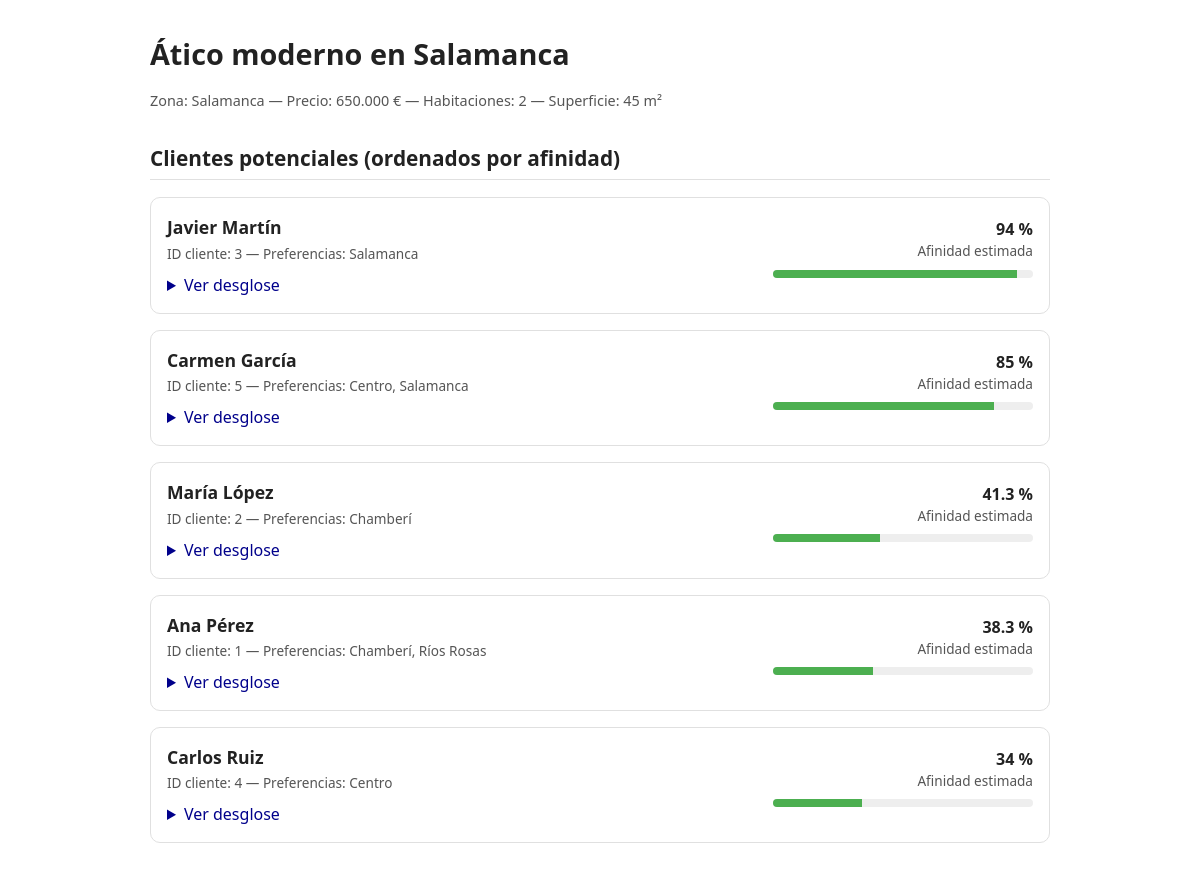
The app's page /index.php?id=2 with its own data.
### tables this page shows
CREATE TABLE properties (
    id INT AUTO_INCREMENT PRIMARY KEY,
    title VARCHAR(255) NOT NULL,
    zone VARCHAR(100) NOT NULL,
    price DECIMAL(10,2) NOT NULL,
    rooms INT NOT NULL,
    area INT NOT NULL,
    terrace BOOLEAN DEFAULT FALSE,
    garage BOOLEAN DEFAULT FALSE
);

CREATE TABLE clients (
    id INT AUTO_INCREMENT PRIMARY KEY,
    name VARCHAR(255) NOT NULL,
    preferred_zones JSON NOT NULL,
    min_price DECIMAL(10,2),
    max_price DECIMAL(10,2),
    min_rooms INT,
    max_rooms INT,
    wants_terrace BOOLEAN DEFAULT FALSE,
    wants_garage BOOLEAN DEFAULT FALSE
);

### src/Controllers/PropertyController.php (called while the page is built, shortened)
<?php
class PropertyController {
    private $propertyRepo;
    private $clientRepo;
    private $calculator;
    public function __construct(PropertyRepository $propertyRepo, ClientRepository $clientRepo, AffinityCalculator $calculator) {
        $this->propertyRepo = $propertyRepo;
        $this->clientRepo = $clientRepo;
        $this->calculator = $calculator;
    }
    public function showProperty(int $id): void {
        $property = $this->propertyRepo->getById($id);
        $clients = $this->clientRepo->getClients();
        $matches = [];
        foreach ($clients as $client) {
            $result = $this->calculator->calculate($property, $client);
            $matches[] = [
                'client' => $client,
                'score' => $result['score'],
                'details' => $result['details']
            ];
        }
        usort($matches, fn($a, $b) => $b['score'] <=> $a['score']);
        include __DIR__ . '/../../views/property_view.php';
    }
}

### index.php (called while the page is built, shortened)
<?php
require_once __DIR__ . '/src/Models/Property.php';
require_once __DIR__ . '/src/Models/Client.php';
require_once __DIR__ . '/src/Models/AffinityCalculator.php';
require_once __DIR__ . '/src/Strategies/BasicAffinityStrategy.php';
require_once __DIR__ . '/src/Repositories/MySQLClientRepository.php';
require_once __DIR__ . '/src/Repositories/MySQLPropertyRepository.php';
require_once __DIR__ . '/src/Controllers/PropertyController.php';
$propertyRepo = new MySQLPropertyRepository();
$clientRepo = new MySQLClientRepository();
$strategy = new BasicAffinityStrategy();
$calculator = new AffinityCalculator($strategy);
$controller = new PropertyController($propertyRepo, $clientRepo, $calculator);
$id = $_GET['id'] ?? 1;
$controller->showProperty($id);

### src/Models/Property.php (called while the page is built, shortened)
<?php
class Property {
    public function __construct($id, $title, $zone, $price, $rooms, $hasGarage, $hasTerrace, $areaM2) {
        $this->title = $title;
        $this->zone = $zone;
        $this->price = $price;
        $this->rooms = $rooms;
        $this->hasGarage = $hasGarage;
        $this->hasTerrace = $hasTerrace;
        $this->areaM2 = $areaM2;
    }
}

### src/Repositories/MySQLPropertyRepository.php (called while the page is built, shortened)
<?php
require_once __DIR__ . '/../Config/Database.php';
require_once __DIR__ . '/../Models/Property.php';
require_once __DIR__ . '/../Models/Client.php';
class MySQLPropertyRepository implements PropertyRepository {
    private $conn;
    public function __construct() {
        $database = new Database();
        $this->conn = $database->getConnection();
    }
    public function getById(int $id): ?Property {
        $stmt = $this->conn->prepare("SELECT * FROM properties WHERE id = ?");
        $stmt->execute([$id]);
        $row = $stmt->fetch(PDO::FETCH_ASSOC);
        return $row ? new Property(
            $row['id'],
            $row['title'],
            $row['zone'],
            $row['price'],
            $row['rooms'],
            (bool)$row['garage'],
            (bool)$row['terrace'],
            (int)$row['area'],
        ) : null;
    }
}

### src/Config/Database.php (called while the page is built, shortened)
<?php
class Database {
    private $host = 'localhost';
    private $db_name = 'crm_inmoweb';
    private $username = 'crmuser';
    private $password = 'password_crmuser';
    public function getConnection(): ?PDO {
        $this->conn = null;
        try {
            $this->conn = new PDO(
                "mysql:host={$this->host};dbname={$this->db_name};charset=utf8mb4",
                $this->username,
                $this->password
            );
            $this->conn->setAttribute(PDO::ATTR_ERRMODE, PDO::ERRMODE_EXCEPTION);
        } catch (PDOException $e) {
            echo "Error de conexión: " . $e->getMessage();
        }
        return $this->conn;
    }
}

### src/Repositories/MySQLClientRepository.php (called while the page is built, shortened)
<?php
require_once __DIR__ . '/../Config/Database.php';
require_once __DIR__ . '/../Models/Property.php';
require_once __DIR__ . '/../Models/Client.php';
class MySQLClientRepository implements ClientRepository {
    private $conn;
    public function __construct() {
        $database = new Database();
        $this->conn = $database->getConnection();
    }
    public function getClients(): array {
        $stmt = $this->conn->query("SELECT * FROM clients");
        $clients = [];
        while ($row = $stmt->fetch(PDO::FETCH_ASSOC)) {
            $clients[] = new Client(
                $row['id'],
                $row['name'],
                json_decode($row['preferred_zones'], true),
                $row['min_price'],
                $row['max_price'],
                $row['min_rooms'],
                $row['max_rooms'],
                (bool)$row['wants_garage'],
                (bool)$row['wants_terrace']
            );
        }
        return $clients;
    }
}

### src/Models/AffinityCalculator.php (called while the page is built, shortened)
<?php
class AffinityCalculator {
    public function __construct(AffinityStrategy $strategy) {
        $this->strategy = $strategy;
    }
}

### src/Models/Client.php (called while the page is built, shortened)
<?php
class Client {
    public function __construct($id, $name, $zones, $budgetMin, $budgetMax, $roomsMin, $roomsMax, $needsGarage, $wantsTerrace) {
        $this->preferredZones = $zones;
        $this->budgetMin = $budgetMin;
        $this->budgetMax = $budgetMax;
        $this->roomsMin = $roomsMin;
        $this->roomsMax = $roomsMax;
        $this->needsGarage = $needsGarage;
        $this->wantsTerrace = $wantsTerrace;
    }
}

### src/Strategies/BasicAffinityStrategy.php (called while the page is built, shortened)
<?php
class BasicAffinityStrategy implements AffinityStrategy {
    private function normalizePunctuation($v) {
        if ($v < 0) return 0;
        return $v;
    }
    private function normalizeArea($v) {
        if ($v < 1) return 0;
        return $v;
    }
    public function compute_affinity(Property $property, Client $client):array {
        $details = [];
        $weights = [
            'zone' => 30,
            'price' => 30,
            'rooms' => 15,
            'garage' => 10,
            'terrace' => 10,
            'area' => 5
        ];
        $zone_match = in_array($property->zone, $client->preferredZones) ? 1.0 : 0.0;
        $details['zone'] = [
            'value' => $zone_match,
            'weight' => $weights['zone'],
            'note' => $zone_match ? "Zona preferida" : "Zona fuera de preferencias"
        ];
        if ($property->price >= $client->budgetMin && $property->price <= $client->budgetMax) {
            $price_score = 1.0;
            $price_note = "Dentro del presupuesto";
        } else {
            $diff = 0;
            if ($property->price < $client->budgetMin) {
                $diff = ($client->budgetMin - $property->price) / max(1, $client->budgetMin);
            } else {
                $diff = ($property->price - $client->budgetMax) / max(1, $client->budgetMax);
            }
            $price_score = $this->normalizePunctuation(1.0 - $diff*2);
            $price_note = "Fuera de presupuesto (diferencia relativa: " . round($diff, 2) . ")";
        }
        $details['price'] = [
            'value' => $price_score,
            'weight' => $weights['price'],
            'note' => $price_note,
            'prop_price' => $property->price,
            'client_range' => [$client->budgetMin, $client->budgetMax]
        ];
        if ($property->rooms >= $client->roomsMin && $property->rooms <= $client->roomsMax) {
            $rooms_score = 1.0;
            $rooms_note = "Número de habitaciones dentro del rango";
        } else {
            $rooms_diff = min(
                abs($property->rooms - $client->roomsMin),
                abs($property->rooms - $client->roomsMax)
            );
            $rooms_score = $this->normalizePunctuation(1.0 - ($rooms_diff / max(1, $client->roomsMax)) );
            $rooms_note = "Fuera de rango de habitaciones (diferencia: $rooms_diff)";
        }
        $details['rooms'] = [
            'value' => $rooms_score,
            'weight' => $weights['rooms'],
            'note' => $rooms_note,
            'prop_rooms' => $property->rooms,
            'client_rooms' => [$client->roomsMin, $client->roomsMax]
        ];
        $garage_score = 1.0;
        $garage_note = "No es un requisito";
        if ($client->needsGarage) {
            $garage_score = $property->hasGarage ? 1.0 : 0.0;
            $garage_note = $property->hasGarage ? "Cumple requisito de garaje" : "Cliente necesita garaje";
        } else {
            $garage_score = $property->hasGarage ? 0.9 : 1.0;
            $garage_note = $property->hasGarage ? "Tiene garaje (no necesario)" : "No tiene garaje (no necesario)";
        }
        $details['garage'] = [
            'value' => $garage_score,
            'weight' => $weights['garage'],
            'note' => $garage_note
        ];
        $terrace_weight = $weights['terrace'];
        if ($client->wantsTerrace) {
            $terrace_score = $property->hasTerrace ? 1.0 : 0.3;
            $terrace_note = $property->hasTerrace ? "Tiene terraza" : "Cliente desea terraza";
        } else {
            $terrace_score = $property->hasTerrace ? 0.8 : 1.0;
            $terrace_note = $property->hasTerrace ? "Tiene terraza (no deseada)" : "No tiene terraza (ok)";
        }
        $details['terrace'] = [
            'value' => $terrace_score,
            'weight' => $terrace_weight,
            'note' => $terrace_note
        ];
        $ideal_area_score = $property->areaM2 / max(1, ($property->rooms * 25));
        $ideal_area_score_normalize = $this->normalizeArea($ideal_area_score);
        $details['area'] = [
            'value' => $ideal_area_score_normalize,
            'weight' => $weights['area'],
            'note' => "Ratio área/habitación: " . round($ideal_area_score, 2)
        ];
        $total_weight = array_sum($weights);
        $weighted_sum = 0.0;
        foreach ($details as $k => $d) {
            $weighted_sum += ($d['value'] * $d['weight']);
        }
        $score_percent = ($weighted_sum / $total_weight) * 100;
        return [
            'score' => round($score_percent, 1),
            'details' => $details
        ];
    }
}

### views/property_view.php (the view, shortened to what this page needs)
<!doctype html>
<html lang="es">
<head>
    <link rel="stylesheet" href="src/assets/css/style.css">
</head>
<body>
    <h1><?= htmlspecialchars($property->title) ?></h1>
    <p class="info">
        Zona: <?= $property->zone ?> —
        Precio: <?= number_format($property->price, 0, ',', '.') ?> € —
        Habitaciones: <?= $property->rooms ?> —
        Superficie: <?= $property->areaM2 ?> m²
    </p>
    <h2>Clientes potenciales (ordenados por afinidad)</h2>
    <?php foreach ($matches as $m): ?>
        <?php
            $client = $m['client'];
            $score = $m['score'];
        ?>
        <div class="client">
            <div class="affinity-header">
                <div>
                    <strong><?= htmlspecialchars($client->name) ?></strong><br>
                    <span class="small">
                        ID cliente: <?= $client->id ?> — Preferencias: <?= implode(', ', $client->preferredZones) ?>
                    </span>
                </div>
                <div style="text-align:right">
                    <div class="score"><?= $score ?> %</div>
                    <div class="small">Afinidad estimada</div>
                </div>
            </div>
            <div class="affinity-bar"><div style="width: <?= $score ?>%;"></div></div>
            <details>
                <summary style="cursor:pointer; margin-top:8px; color: darkblue;">Ver desglose</summary>
            </details>
        </div>
    <?php endforeach; ?>
</body>
</html>

### src/assets/css/style.css (style rules this page uses)
:root { --border: #e0e0e0; --bg-light: #fafafa; --success: #4caf50; --success-light: #c8e6c9; --error-light: #ffcdd2; --text-muted: #555; }
body { font-family: system-ui, -apple-system, "Segoe UI", Roboto, sans-serif; margin: 2rem auto; max-width: 900px; line-height: 1.5; color: #222; }
h1 { font-size: 1.8rem; margin-bottom: 0.2rem; }
h2 { font-size: 1.3rem; margin-top: 2rem; border-bottom: 1px solid var(--border); padding-bottom: 0.3rem; }
.client { border: 1px solid var(--border); border-radius: 10px; padding: 1rem; margin: 1rem 0; background: white; }
.client strong { font-size: 1.1rem; }
.affinity-header { display: flex; justify-content: space-between; align-items: center; }
.affinity-bar { height: 8px; background: #eee; border-radius: 6px; margin-top: 0.3rem; overflow: hidden; width: 30%; float: right; }
.affinity-bar > div { height: 8px; background: var(--success); }
.score { font-weight: 600; }
.small { color: var(--text-muted); font-size: 0.85rem; }
.info { color: var(--text-muted); font-size: 0.9rem; }

### records on screen
properties: title "Ático moderno en Salamanca", zone "Salamanca", price "650.000", rooms "2", area "45"
clients: name "Javier Martín", id "3"
clients: name "Carmen García", id "5"
clients: name "María López", id "2"
clients: name "Ana Pérez", id "1"
clients: name "Carlos Ruiz", id "4"

### other values on screen
implode(', ', $client->preferredZones) "Salamanca"
$score "94"
implode(', ', $client->preferredZones) "Centro, Salamanca"
$score "85"
implode(', ', $client->preferredZones) "Chamberí"
$score "41.3"
implode(', ', $client->preferredZones) "Chamberí, Ríos Rosas"
$score "38.3"
implode(', ', $client->preferredZones) "Centro"
$score "34"
